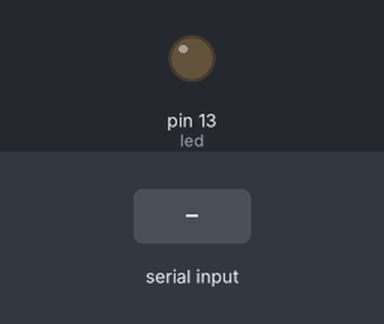
Bench run of a sketch on a simulated Arduino Uno, built with avr-gcc and run on an emulated ATmega328P. Shown: output pins drawn as LEDs (lit = HIGH). Inputs (shaded band) come from the test bench. What the sketch prints to the serial monitor is not drawn.

Above: at 1.2 s.
1.3 s: "b" received over Serial
At 1.7 s:
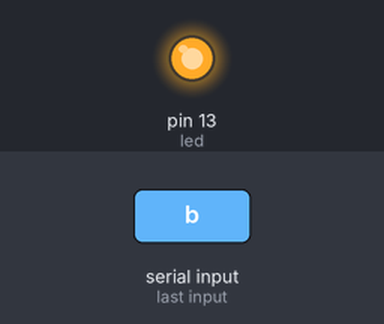
2.8 s: "a" received over Serial
Timing chart, 0 to 5.8 s (numbered marks = the images above; inputs shaded):
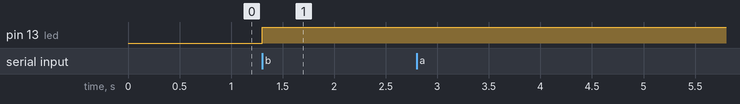

Measured:
- after the input at 1.3 s, pin 13 (led): LOW → HIGH at once
- after the input at 2.8 s, every drawn part: stays the same

The sketch:

analogReadTest.ino
```cpp
const int analogPin = 0;
int serialData = 0;
int val = 0;
int led = 13;
int state = 0;

void setup() {
 Serial.begin(9600);
 pinMode(led, OUTPUT);
}

void loop() {
  if (Serial.available() > 0 ){
  serialData = Serial.read();
   if (serialData == 'a'){
     val = analogRead(analogPin);
     Serial.println(val);
   }
   else if (serialData == 'b'){
     state = !state;
     digitalWrite(led, state);
   }
  }
}
```
